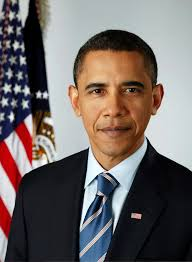
#> input picture test.jpg, 192 x 262 px, given as the content of the folder /content/drive/MyDrive/Face_detection/Data/Train_data, which was not available
$ jupyter execute --allow-errors face_detector.ipynb   (text cells are left out)
#> lines starting #> are read from the running program, lines starting #| are printed output that depends on the picture; pictures that were not available may be replaced by others from this repository, and a replacement may not be noted
[cell 1]
#Importing libraries
import os
import cv2
import numpy as np
from sklearn.neighbors import KNeighborsClassifier
import matplotlib.pyplot as plt
import joblib
from google.colab.patches import cv2_imshow

[cell 2]
#Connecting colab to gooogle drive
from google.colab import drive
drive.mount('/content/drive')

 #Printing contents of train_data folder
print(os.listdir("/content/drive/MyDrive/Face_detection/Data/Train_data"))

[cell 3]
# Define paths
input_folder = "/content/drive/MyDrive/Face_detection/Data/Train_data"
output_folder = "/content/drive/MyDrive/Face_detection/Data/Clean_data"

# Load a pre-trained Haar Cascade classifier
face_cascade = cv2.CascadeClassifier('/haarcascade_frontalface_default.xml')


#Loop through each image in the input folder
for filename in os.listdir(input_folder):
    if filename.endswith(('.jpg', '.png', '.jpeg')):
        input_path = os.path.join(input_folder, filename)

[cell 4]
# Read the image
image = cv2.imread(input_path)
#> image is the input picture: shape (262, 192, 3); mean B, G, R 101.6, 103.4, 111.8

#Convert image to grayscale
gray_image = cv2.cvtColor(image, cv2.COLOR_BGR2GRAY)
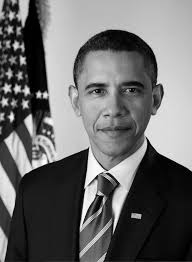
#> gray_image: shape (262, 192); min 0, max 255, mean 105.7
# Detect faces
faces = face_cascade.detectMultiScale(gray_image, scaleFactor=1.1, minNeighbors=5, minSize=(30, 30))
#> faces = [[69, 56, 89, 89]]

if len(faces) > 0:
    for (x, y, w, h) in faces:
        # Crop and resize face region
        face = gray_image[y:y+h, x:x+w]
        face_resized = cv2.resize(face, (100, 100))

    # Normalize pixel values
        face_normalized = face_resized
    # Save processed face
        output_path = os.path.join(output_folder, f"{os.path.splitext(filename)[0]}.jpg")
#> this loop made 1 pass
#> pass 1, `face = gray_image[y:y+h, x:x+w]`:
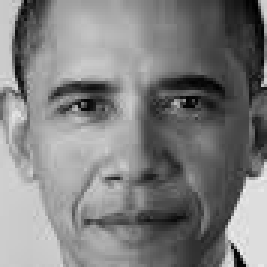
#> face: shape (89, 89) (shown 3 times larger); min 0, max 237, mean 127.3
#> pass 1, `face_resized = cv2.resize(face, (100, 100))`:
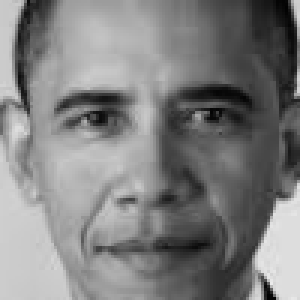
#> face_resized: shape (100, 100) (shown 3 times larger); min 2, max 235, mean 127.1

else:
            print(f"No faces found in {filename}")

[cell 5]
features = []
labels = []

# Load processed images and labels
for idx, filename in enumerate(os.listdir(output_folder)):
    if filename.endswith('.jpg'):
        img_path = os.path.join(output_folder, filename)
        image = cv2.imread(img_path, cv2.IMREAD_GRAYSCALE)
#> image: shape (262, 192); min 0, max 255, mean 105.7
        features.append(image.flatten())  # Flatten the 100x100 image
        labels.append(1)  # Label all images as 'Obama' (label = 1)

features = np.array(features)
labels = np.array(labels)

# Train KNN model
knn = KNeighborsClassifier(n_neighbors=3, metric='euclidean')
knn.fit(features, labels)
print("KNN model trained successfully!")

# Mapping of labels
mapping = {1: "Obama"}
